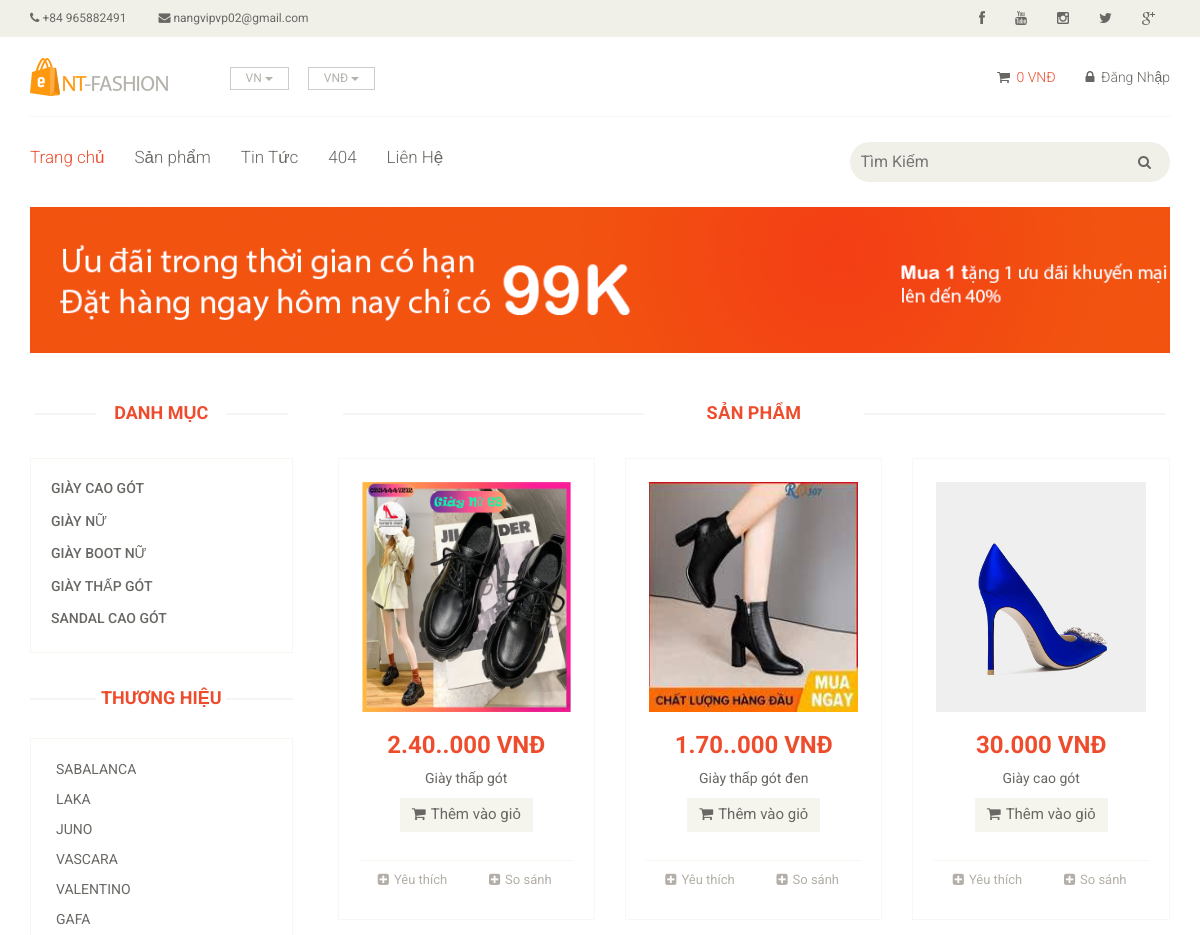
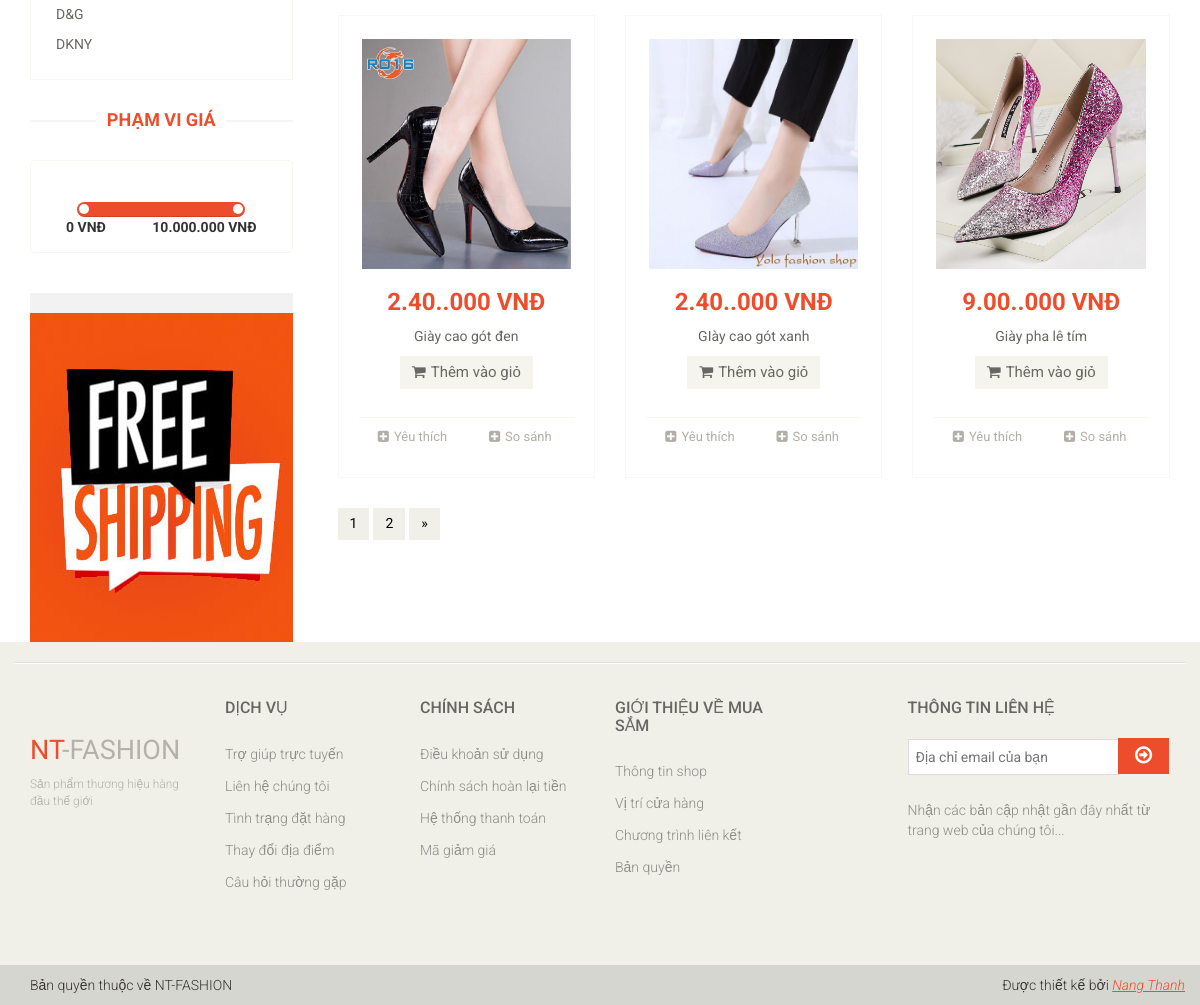
The page /product.php on the database its author committed (2 pictures, top to bottom).
### tables this page shows
CREATE TABLE `t_category` (
  `id_cat` int(10) UNSIGNED NOT NULL,
  `name_cat` varchar(255) NOT NULL
);

CREATE TABLE `t_brand` (
  `id_brand` int(10) UNSIGNED NOT NULL,
  `name_brand` varchar(255) NOT NULL
);

CREATE TABLE `t_product` (
  `id_product` int(10) UNSIGNED NOT NULL,
  `name_product` varchar(255) NOT NULL,
  `quantity_product` varchar(50) NOT NULL,
  `id_cat` int(10) UNSIGNED NOT NULL,
  `id_brand` int(10) UNSIGNED NOT NULL,
  `desc_product` text NOT NULL,
  `type` int(10) NOT NULL,
  `price` varchar(255) NOT NULL,
  `image` varchar(255) NOT NULL
);

### lib/database.php (called while the page is built, shortened)
<?php
class Database
{
    public $host = dbhost;
    public $user = dbuser;
    public $pass = dbpass;
    public $dbname = dbname;
    public $link;
    private function connectDB()
    {
        $this->link = new mysqli(
            $this->host,
            $this->user,
            $this->pass,
            $this->dbname
        );
    }
    public function select($query)
    {
        $result = $this->link->query($query) or
            die($this->link->error . __LINE__);
        if ($result->num_rows > 0) {
            return $result;
        } else {
            return false;
        }
    }
}

### classes/category.php (called while the page is built, shortened)
<?php
$filepath = realpath(dirname(__FILE__));
include_once($filepath.'/../lib/database.php');
include_once($filepath.'/../helpers/format.php');
?>
<?php
class Category
{
    private $db;
    public function __construct()
    {
        $this->db = new Database();
    }
    public function get_cat_new(){
        $query = "SELECT * FROM t_category";
        $result = $this->db->select($query);
        return $result;
    }
}
?>

### classes/brand.php (called while the page is built, shortened)
<?php
$filepath = realpath(dirname(__FILE__));
include_once($filepath.'/../lib/database.php');
include_once($filepath.'/../helpers/format.php');
?>
<?php
class Brand
{
    private $db;
    public function __construct()
    {
        $this->db = new Database();
    }
    public function get_brand_new(){
        $query = "SELECT * FROM t_brand";
        $result = $this->db->select($query);
        return $result;
    }
}
?>

### classes/product.php (called while the page is built, shortened)
<?php
$filepath = realpath(dirname(__FILE__));
include_once($filepath . '/../lib/database.php');
include_once($filepath . '/../helpers/format.php');
?>
<?php
class Product
{
    private $db;
    public function __construct()
    {
        $this->db = new Database();
    }
    public function getproduct_new()
    {
        $sp_tungtrang = 6;
        if (!isset($_GET['trang'])) {
            $trang = 1;
        } else {
            $trang = $_GET['trang'];
        }
        $tungtrang = ($trang - 1) * $sp_tungtrang;
        $query = "SELECT * FROM t_product ORDER BY id_product DESC LIMIT  $tungtrang, $sp_tungtrang";
        $result = $this->db->select($query);
        return $result;
    }
    public function get_all_product()
    {
        $query = "SELECT * FROM t_product";
        $result = $this->db->select($query);
        return $result;
    }
}
?>

### helpers/format.php (called while the page is built, shortened)
<?php
class Format
{
    public function format_currency($n=0){
        $n = (string)$n;
        $n = strrev($n);
        $res = '';
        for($i = 0; $i < strlen($n); $i++){
            if($i%3 == 0 && $i != 0){
                $res.='.';
            }
            $res.=$n[$i];
        }
        return strrev($res);
        return $res;
    }
}

### product.php (the view, shortened to what this page needs)
<?php
require('inc/header.php');
?>
<section id="advertisement">
    <div class="container">
        <img src="images/shop/banner.png" alt="" />
    </div>
</section>
<?php
require('inc/sliderleft.php');
?>
<div class="col-sm-9 padding-right">
    <div class="features_items">
        <div class="algintd" style="padding:5px">
            <h2 class="title text-center">Sản Phẩm</h2>
        </div>
        <?php $product_new = $product->getproduct_new();
        if ($product_new) {
            while ($result = $product_new->fetch_assoc()) {
        ?>
                <div class="col-sm-4">
                    <div class="product-image-wrapper">
                        <div class="single-products">
                            <div class="productinfo text-center">
                                <a href="details.php?proid=<?php echo $result['id_product'] ?>"><img style="height: 230px;" src="admin/uploadss/<?php echo $result['image'] ?>" alt="" /></a>
                                <h2><?php echo $fm->format_currency($result['price']) . " VNĐ" ?></h2>
                                <p><?php echo $result['name_product'] ?></p>
                                <a href="details.php?proid=<?php echo $result['id_product'] ?>" class="btn btn-default add-to-cart"><i class="fa fa-shopping-cart"></i>Thêm
                                    vào giỏ</a>
                            </div>
                        </div>
                        <div class="choose">
                            <ul class="nav nav-pills nav-justified">
                                <li><a href=""><i class="fa fa-plus-square"></i>Yêu thích</a></li>
                                <li><a href=""><i class="fa fa-plus-square"></i>So sánh</a></li>
                            </ul>
                        </div>
                    </div>
                </div>
        <?php
            }
        }
        ?>
        <ul class="pagination">
            <?php
            $get_all_product = $product->get_all_product();
            $product_count = mysqli_num_rows($get_all_product);
            $product_button = $product_count /6;
            for ($i = 1; $i < $product_button; $i++) {
                echo '<li class=""> <a href="product.php?trang='.$i.'">'.$i.'</a></li>';
            }
            echo '<li><a href="">&raquo;</a></li>';
            ?>
        </ul>
    </div>
</div>
</div>
</div>
</section>
<?php
require('inc/footer.php');
?>

### inc/sliderleft.php (shortened to what this page needs)
<?php
include_once('lib/database.php');
include_once('helpers/format.php');
$fm = new Format();
$cat = new category();
$product = new Product();
$brand= new Brand();
?>
<section>
    <div class="container">
        <div class="row">
            <div class="col-sm-3">
                <div class="left-sidebar">
                    <div class="algintd" style="padding:5px">
                        <h2>Danh Mục</h2>
                    </div>
                    <div class="panel-group category-products" id="accordian">
                        <?php
                        $get_cat_new = $cat->get_cat_new();
                        if ($get_cat_new) {
                            while ($result = $get_cat_new->fetch_assoc()) {
                        ?>
                        <div class="panel panel-default">
                            <div class="panel-heading">
                                <h4 class="panel-title"><a href="productbycat.php?catid=<?php echo $result['id_cat'] ?>"><?php echo $result['name_cat'] ?></a></h4>
                            </div>
                        </div>
                        <?php
                            }
                        }
                        ?>
                    </div>
                    <div class="brands_products">
                        <h2>Thương Hiệu</h2>
                        <div class="brands-name">
                        <?php
                        $get_brand_new = $brand->get_brand_new();
                        if ($get_brand_new) {
                            while ($result = $get_brand_new->fetch_assoc()) {
                        ?>
                            <ul class="nav nav-pills nav-stacked">
                                <li>
                                    <a href="productbybrand.php?brandid=<?php echo $result['id_brand'] ?>"><?php echo $result['name_brand'] ?></a>
                                </li>
                            </ul>
                            <?php
                            }}
                            ?>
                        </div>
                    </div>
                    <div class="price-range">
                        <h2>Phạm Vi Giá</h2>
                        <div class="well text-center">
                                data-slider-step="5" data-slider-value="[0,10000000]" id="sl2" /><br />
                            <b class="pull-left">0 VNĐ</b> <b class="pull-right">10.000.000 VNĐ</b>
                        </div>
                    </div>
                    <div class="shipping text-center">
                        <img src="./images/home/shipping.jpg" alt="" />
                    </div>
                </div>
            </div>

### css/main.css (style rules this page uses)
body { font-family: "Roboto", sans-serif; position: relative; font-weight: 400px; }
ul li { list-style: none; }
a { -webkit-transition: 300ms; -moz-transition: 300ms; -o-transition: 300ms; transition: 300ms; }
h1, h2, h3, h4, h5, h6 { font-family: "Roboto", sans-serif; }
:root { --bg-primary: #ee4d2d; }
.category-products { border: 1px solid #f7f7f0; margin-bottom: 35px; padding-bottom: 20px; padding-top: 15px; }
.left-sidebar h2, .brands_products h2 { color: var(--bg-primary); font-family: "Roboto", sans-serif; font-size: 18px; font-weight: 700; margin: 0 auto 30px; text-align: center; text-transform: uppercase; position: relative; z-index: 3; }
.left-sidebar h2:after, h2.title:after { content: " "; position: absolute; border: 1px solid #f5f5f5; bottom: 8px; left: 0; width: 100%; height: 0; z-index: -2; }
.left-sidebar h2:before { content: " "; position: absolute; background: #fff; bottom: -6px; width: 130px; height: 30px; z-index: -1; left: 50%; margin-left: -65px; }
h2.title:before { content: " "; position: absolute; background: #fff; bottom: -6px; width: 220px; height: 30px; z-index: -1; left: 50%; margin-left: -110px; }
.category-products .panel { background-color: #ffffff; border: 0px; border-radius: 0px; box-shadow: none; margin-bottom: 0px; }
.category-products .panel-default .panel-heading { background-color: #ffffff; border: 0 none; color: #ffffff; padding: 5px 20px; }
.category-products .panel-default .panel-heading .panel-title a { color: #696763; font-family: "Roboto", sans-serif; font-size: 14px; text-decoration: none; text-transform: uppercase; }
.brands-name { border: 1px solid #f7f7f0; padding-bottom: 20px; padding-top: 15px; }
.brands-name .nav-stacked li a { background-color: #ffffff; color: #696763; font-family: "Roboto", sans-serif; font-size: 14px; padding: 5px 25px; text-decoration: none; text-transform: uppercase; }
.shipping { background-color: #f2f2f2; margin-top: 40px; overflow: hidden; padding-top: 20px; position: relative; }
.price-range { margin-top: 30px; }
.well { background-color: #ffffff; border: 1px solid #f7f7f0; border-radius: 4px; box-shadow: none; margin-bottom: 20px; min-height: 20px; padding: 35px; }
.padding-right { padding-right: 0; }
.features_items { overflow: hidden; }
h2.title { color: var(--bg-primary); font-family: "Roboto", sans-serif; font-size: 18px; font-weight: 700; margin: 0 15px; text-transform: uppercase; margin-bottom: 30px; position: relative; }
.product-image-wrapper { border: 1px solid #f7f7f5; overflow: hidden; margin-bottom: 30px; padding: 20px; }
.single-products { position: relative; padding: 3px; }
.productinfo h2 { color: var(--bg-primary); font-family: "Roboto", sans-serif; font-size: 24px; font-weight: 700; }
.productinfo p { font-family: "Roboto", sans-serif; font-size: 14px; font-weight: 400; color: #696763; }
.productinfo img { width: 100%; }
.productinfo { position: relative; }
.add-to-cart { background: #f5f5ed; border: 0 none; border-radius: 0; color: #696763; font-family: "Roboto", sans-serif; font-size: 15px; margin-bottom: 25px; }
.add-to-cart i { margin-right: 5px; }
.choose { border-top: 1px solid #f7f7f0; }
.choose ul li a { color: #b3afa8; font-family: "Roboto", sans-serif; font-size: 13px; padding-left: 0; padding-right: 0; }
.choose ul li a i { margin-right: 5px; }
#advertisement { padding-bottom: 45px; }
#advertisement img { width: 100%; }
.pagination { display: inline-block; margin-bottom: 25px; margin-top: 0; padding-left: 15px; }
.pagination li:first-child a, .pagination li:first-child span { border-bottom-left-radius: 0; border-top-left-radius: 0; margin-left: 0; }
.pagination li:last-child a, .pagination li:last-child span { border-bottom-right-radius: 0; border-top-right-radius: 0; }
.pagination li a, .pagination li span { background-color: #f0f0e9; border: 0; float: left; line-height: 1.42857; margin-left: -1px; padding: 6px 12px; position: relative; text-decoration: none; margin-right: 5px; color: #000; }

### rows shown on the page
t_category: name_cat "GIÀY CAO GÓT"
t_category: name_cat "GIÀY NỮ"
t_category: name_cat "GIÀY BOOT NỮ"
t_category: name_cat "GIÀY THẤP GÓT"
t_category: name_cat "SANDAL CAO GÓT"
t_brand: name_brand "SABALANCA"
t_brand: name_brand "LAKA"
t_brand: name_brand "JUNO"
t_brand: name_brand "VASCARA"
t_brand: name_brand "VALENTINO"
t_brand: name_brand "GAFA"
t_brand: name_brand "D&G"
t_brand: name_brand "DKNY"
t_product: image (picture), price "2.40..000", name_product "Giày thấp gót"
t_product: image (picture), price "1.70..000", name_product "Giày thấp gót đen"
t_product: image (picture), price "30.000", name_product "Giày cao gót"
t_product: image (picture), price "2.40..000", name_product "Giày cao gót đen"
t_product: image (picture), price "2.40..000", name_product "GIày cao gót xanh"
t_product: image (picture), price "9.00..000", name_product "Giày pha lê tím"
